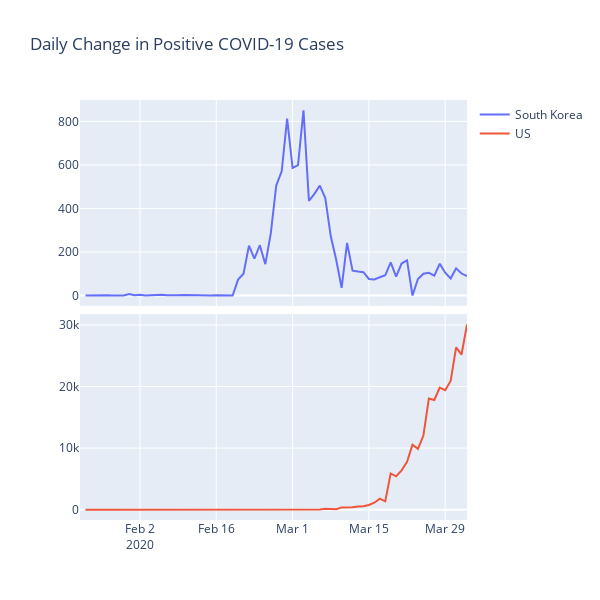

The cell this chart's notebook holds for it:
### Code cell
#Plot Daily Change in Positive Tests for US and South Korea
from plotly.subplots import make_subplots
fig2 = make_subplots(
    rows=2, cols=1, shared_xaxes=True, vertical_spacing=0.02
)
fig2.add_trace(go.Scatter(x=df_SK['date'], y=df_SK['count_diff'], name='South Korea'),
              row=1, col=1)
fig2.add_trace(go.Scatter(x=df_US['date'], y=df_US['count_diff'], name='US'),
              row=2, col=1)
fig2.update_layout(height=600, width=600,
                  title_text="Daily Change in Positive COVID-19 Cases")
fig2.show()
